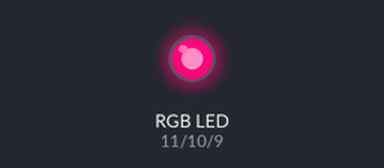
A sketch run on a simulated Arduino Uno, built with avr-gcc and run on an emulated ATmega328P. On the bench: an RGB LED mixed from three pins (HIGH = lit). Dim RGB values are drawn brighter than linear.

Above: at 0.05 s.
At 1.2 s:
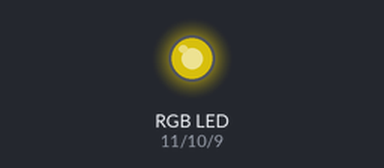
At 1.75 s:
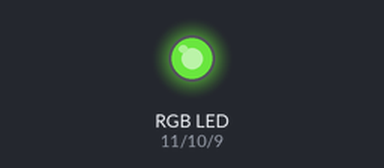
At 2.35 s:
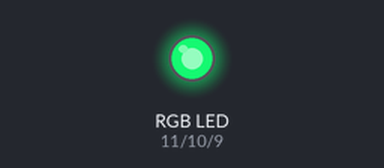
At 3.5 s:
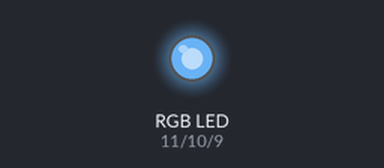
At 4.65 s:
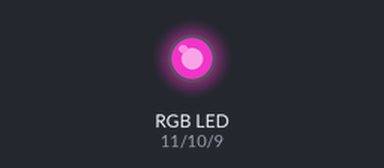
Timing chart, 0 to 6.7 s (numbered marks = the images above):
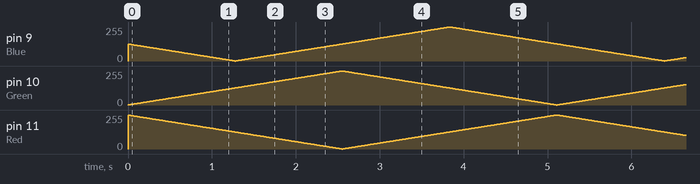

The sketch:

RainbowCode.ino
```cpp
/* Raindow with RGB LEDs
*/

// variables to hold the LED color
int Rvalue = 254, Gvalue = 1, Bvalue = 127;;
int Rdirection = -1, Gdirection = 1, Bdirection = -1;

// constants to name the pins
const int Red = 11, Green = 10, Blue = 9;
void setup() {
}

void loop() {
  //send PWM signal on LEDs
  analogWrite(Red, Rvalue);       // write analog signal
  analogWrite(Green, Gvalue);
  analogWrite(Blue, Bvalue);

  Rvalue = Rvalue + Rdirection;   //changing values of LEDs
  Gvalue = Gvalue + Gdirection;
  Bvalue = Bvalue + Bdirection;

  //now change direction for each color if it reaches 255
  if (Rvalue >= 255 || Rvalue <= 0)
  {
    Rdirection = Rdirection * -1;
  }
  if (Gvalue >= 255 || Gvalue <= 0)
  {
    Gdirection = Rdirection * -1;
  }
  if (Bvalue >= 255 || Bvalue <= 0)
  {
    Bdirection = Bdirection * -1;
  }
  delay(10);    //give some delay so you can see the change
}
```
